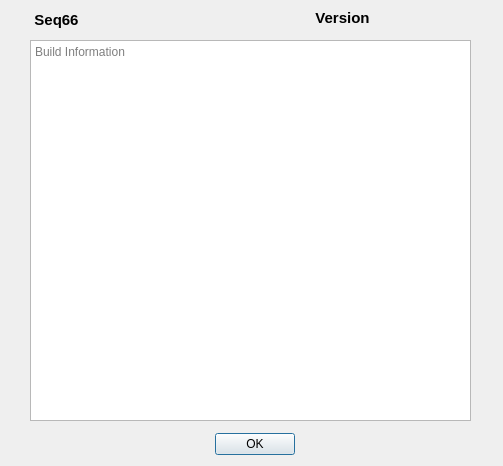
<?xml version="1.0" encoding="UTF-8"?>
<ui version="4.0">
 <class>qsbuildinfo</class>
 <widget class="QDialog" name="qsbuildinfo">
  <property name="geometry">
   <rect>
    <x>0</x>
    <y>0</y>
    <width>503</width>
    <height>466</height>
   </rect>
  </property>
  <property name="windowTitle">
   <string>Build Information</string>
  </property>
  <widget class="QDialogButtonBox" name="buttonBox">
   <property name="geometry">
    <rect>
     <x>204</x>
     <y>428</y>
     <width>91</width>
     <height>32</height>
    </rect>
   </property>
   <property name="orientation">
    <enum>Qt::Horizontal</enum>
   </property>
   <property name="standardButtons">
    <set>QDialogButtonBox::Ok</set>
   </property>
  </widget>
  <widget class="QLabel" name="buildProgramLabel">
   <property name="geometry">
    <rect>
     <x>28</x>
     <y>12</y>
     <width>57</width>
     <height>16</height>
    </rect>
   </property>
   <property name="font">
    <font>
     <pointsize>11</pointsize>
     <weight>75</weight>
     <bold>true</bold>
    </font>
   </property>
   <property name="text">
    <string>Seq66</string>
   </property>
   <property name="alignment">
    <set>Qt::AlignCenter</set>
   </property>
  </widget>
  <widget class="QLabel" name="buildVersionLabel">
   <property name="geometry">
    <rect>
     <x>304</x>
     <y>8</y>
     <width>77</width>
     <height>20</height>
    </rect>
   </property>
   <property name="font">
    <font>
     <pointsize>11</pointsize>
     <weight>75</weight>
     <bold>true</bold>
    </font>
   </property>
   <property name="text">
    <string>Version</string>
   </property>
   <property name="alignment">
    <set>Qt::AlignCenter</set>
   </property>
  </widget>
  <widget class="QPlainTextEdit" name="buildInfoTextEdit">
   <property name="geometry">
    <rect>
     <x>30</x>
     <y>40</y>
     <width>441</width>
     <height>381</height>
    </rect>
   </property>
   <property name="readOnly">
    <bool>true</bool>
   </property>
   <property name="placeholderText">
    <string>Build Information</string>
   </property>
  </widget>
 </widget>
 <resources/>
 <connections>
  <connection>
   <sender>buttonBox</sender>
   <signal>accepted()</signal>
   <receiver>qsbuildinfo</receiver>
   <slot>accept()</slot>
   <hints>
    <hint type="sourcelabel">
     <x>248</x>
     <y>254</y>
    </hint>
    <hint type="destinationlabel">
     <x>157</x>
     <y>274</y>
    </hint>
   </hints>
  </connection>
  <connection>
   <sender>buttonBox</sender>
   <signal>rejected()</signal>
   <receiver>qsbuildinfo</receiver>
   <slot>reject()</slot>
   <hints>
    <hint type="sourcelabel">
     <x>316</x>
     <y>260</y>
    </hint>
    <hint type="destinationlabel">
     <x>286</x>
     <y>274</y>
    </hint>
   </hints>
  </connection>
 </connections>
</ui>
